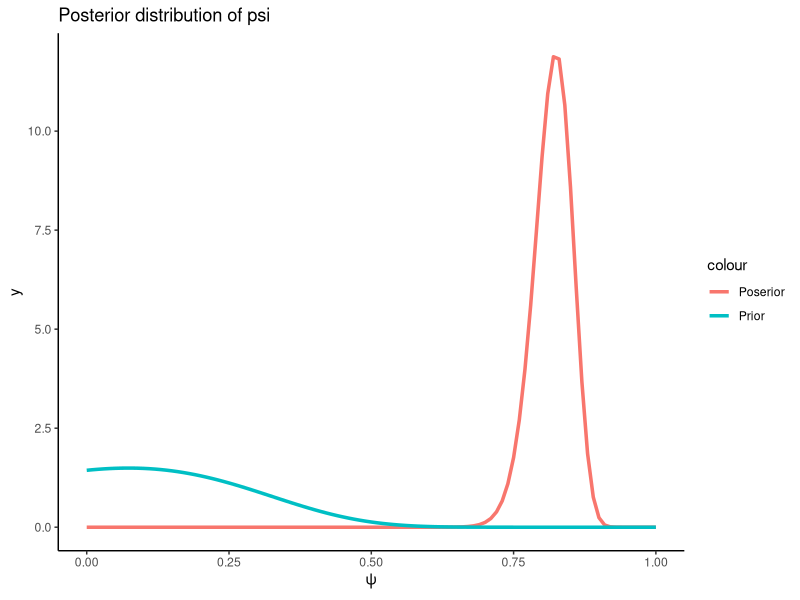

Here is the R script that generated this plot:
## ---- chunk 1
#Use this code chunk to include libraries, and set global options.
library(tidyverse)
## ---- chunk 2
# You can reference your code in the appendix (sample here).
## ---- chunk 3
library(LearnBayes)
beta.select(quantile1 = list(p = 0.1, x = 7/17),
            quantile2 = list(p = 0.5, x = 0.5))
## ---- chunk 4
ggplot()+
  geom_function(
    fun = function(x) {(1-x)^33.2/(beta(34.2, 188.2)*(2-x)^222.4)},
    xlim = c(0, 1),
    aes(color = 'Poserior'),
    lwd = 1.2
  )+
  geom_function(
    fun = function(x) {(1-x)^25.2/(beta(26.2, 26.2)*(2-x)^52.4)},
    xlim = c(0, 1),
    aes(color = 'Prior'),
    lwd = 1.2
  )+
  labs(x = expression(psi), title= paste('Posterior distribution of psi') )+
  theme_classic()

## ---- chunk 5
inverse <- qbeta(0.5, 34.2, 188.2, lower.tail = F)
q <- (2*inverse - 1)/(inverse - 1 )
## ---- chunk 6
lower_q = qbeta(0.005, shape1 = 34.2, shape2 = 188.2)
upper_q = qbeta(0.995, shape1 = 34.2, shape2 = 188.2)

lowbound <- (2*lower_q-1)/(lower_q - 1)
upbound <- (2*upper_q - 1)/(upper_q - 1)
